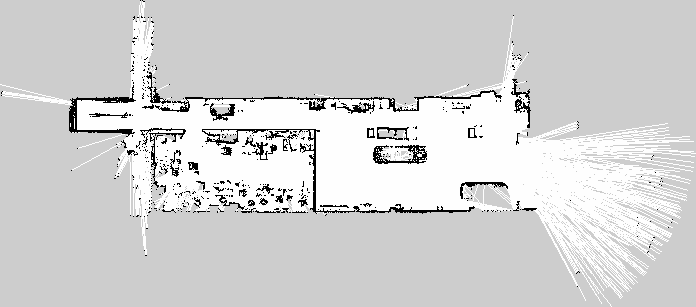
#> input picture resource/maps/DSS-multifloor-20260108-125209/jueying.pgm, 696 x 307 px, found by its file name
$ python adjust_map_scale.py
#> lines starting #> are read from the running program, lines starting #| are printed output that depends on the picture
import cv2
import numpy as np
import os
import json
import math
from PIL import Image

class CoordinateSystem:
    """Handles all coordinate transformations between world, pixel, and rotated frames."""

    @staticmethod
    def world_to_pixel(x, y, origin, resolution, height):
        """Converts world (x, y) to original image pixel (u, v)."""
        u = (x - origin[0]) / resolution
        v_bottom = (y - origin[1]) / resolution
        v_top = height - 1 - v_bottom
        return u, v_top

    @staticmethod
    def transform_pixel_to_rotated(u, v, old_size, new_size, angle_deg):
        """Transforms pixel (u, v) from original image to rotated image space."""
        angle_rad = math.radians(angle_deg)

        # Centers for rotation
        cx_old, cy_old = (old_size[0] - 1) / 2.0, (old_size[1] - 1) / 2.0
        cx_new, cy_new = (new_size[0] - 1) / 2.0, (new_size[1] - 1) / 2.0

        # Relative to old center
        du, dv = u - cx_old, v - cy_old

        # Rotation in v-down system (CCW)
        du_rot = du * math.cos(angle_rad) + dv * math.sin(angle_rad)
        dv_rot = -du * math.sin(angle_rad) + dv * math.cos(angle_rad)

        return du_rot + cx_new, dv_rot + cy_new

class MapEditor:
    """Handles image-level operations like rotation and scaling."""

    @staticmethod
    def rotate(input_path, degrees, fill_color=255):
        """Rotates map and returns the new path and image size."""
        if not os.path.exists(input_path): return None, None, None

        name, ext = os.path.splitext(input_path)
        output_path = f"{name}_rotated{ext}"

        print(f"Rotating map by {degrees} degrees...")
        with Image.open(input_path) as img:
            rotated_img = img.rotate(degrees, expand=True, fillcolor=fill_color)
            rotated_img.save(output_path)
            return output_path, img.size, rotated_img.size

class MapVisualizer:
    """Handles drawing waypoints, paths, and markers on maps."""

    def __init__(self, floor_colors=None):
        self.floor_colors = floor_colors or [
            [(250, 206, 135), (0, 165, 255)],  # Flr 0: Via, Inspect
            [(150, 255, 150), (0, 200, 0)],    # Flr 1: Via, Inspect
            [(200, 200, 255), (0, 0, 255)],    # Flr 2: Via, Inspect
            [(255, 200, 255), (200, 0, 200)],  # Flr 3: Via, Inspect
        ]

    # [25 lines left out: functions get_node_style, draw_marker, not called in this run]

    def draw_path(self, img, waypoints, coord_fn, color=(200, 200, 200)):
        """Draws lines between sequential waypoints."""
        for i in range(len(waypoints) - 1):
            p1, p2 = waypoints[i], waypoints[i+1]
            u1, v1 = coord_fn(p1['PosX'], p1['PosY'])
            u2, v2 = coord_fn(p2['PosX'], p2['PosY'])
            cv2.line(img, (int(u1), int(v1)), (int(u2), int(v2)), color, 2)

    def render_on_occupancy(self, map_path, waypoints, yaml_data, angle_deg, old_size):
        """Renders simulate_path style visualization on PGM/PNG occupancy maps."""
        img = cv2.imread(map_path)
        if img is None: return

        new_size = (img.shape[1], img.shape[0])
        origin, res = yaml_data['origin'], yaml_data['resolution']
        angle_rad = math.radians(angle_deg)

        def to_rot_pixel(x, y):
            u, v = CoordinateSystem.world_to_pixel(x, y, origin, res, old_size[1])
            return CoordinateSystem.transform_pixel_to_rotated(u, v, old_size, new_size, angle_deg)

        self.draw_path(img, waypoints, to_rot_pixel)

        for node in waypoints:
            u, v = to_rot_pixel(node['PosX'], node['PosY'])
            color = self.get_node_style(node)
            yaw = node.get('AngleYaw', 0) + angle_rad
            self.draw_marker(img, u, v, yaw, color)

        # Mark Origin
        u0, v0 = to_rot_pixel(0, 0)
        cv2.circle(img, (int(u0), int(v0)), 10, (0, 255, 0), -1)

        name, _ = os.path.splitext(map_path)
        output_path = f"{name}_style.webp"
        cv2.imwrite(output_path, img, [cv2.IMWRITE_WEBP_QUALITY, 90])
        print(f"Occupancy visualization saved to: {output_path}")

    # [37 lines left out: function render_on_layout, not called in this run]

def load_json(path):
    if not os.path.exists(path): return []
    with open(path, 'r') as f: return json.load(f)

def main():
    # Paths
    script_dir = os.path.dirname(os.path.abspath(__file__))
    project_root = os.path.dirname(script_dir)
    base_dir = os.path.join(project_root, "resource/maps/map1-nestle/")
    input_map = os.path.join(base_dir, "jueying.pgm")
    layout_map = os.path.join(base_dir, "Neatle-map-Layout.webp")
    combine_map = os.path.join(base_dir, "Nestle_map_combine.jpg")
    json_path = os.path.join(project_root, "resource/path/new-dry-full.json")

    # Parameters
    yaml_data = {'resolution': 0.05, 'origin': [-67.25, -243.55, 0.0]}
    layout_params = {'origin_pixel': (1960, 1530), 'resolution': 0.05}
    rotation_angle = 88

    # Example Robot Position [X, Y, Yaw]
    current_robot_pos = [10.0, -5.0, 0.0]

    # 1. Rotate Map
    editor = MapEditor()
    rotated_path, old_size, new_size = editor.rotate(input_map, rotation_angle)
#> in rotate, img is the input picture: PIL image 696x307 L; min 0, max 254, mean 211.3
#> in rotate, `rotated_img = img.rotate(degrees, expand=True, fillcolor=fill_color)`:
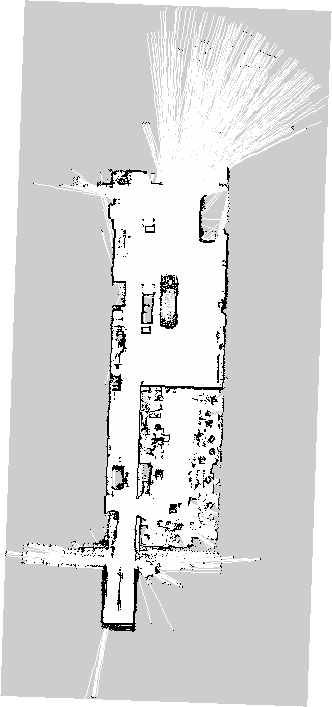
#> rotated_img: PIL image 332x707 L; min 0, max 255, mean 215.2
#> old_size = (696, 307); new_size = (332, 707)

    if rotated_path:
        # 2. Load Data
        waypoints = load_json(json_path)

        # 3. Visualize
        viz = MapVisualizer()
        viz.render_on_occupancy(rotated_path, waypoints, yaml_data, rotation_angle, old_size)

        # Visualize on Layout Maps (Layout with Robot Pos, Combine standard)
        if os.path.exists(layout_map):
            viz.render_on_layout(layout_map, waypoints,
                                layout_params['origin_pixel'],
                                layout_params['resolution'],
                                rotation_angle,)
                                # robot_pos=current_robot_pos)

        if os.path.exists(combine_map):
            viz.render_on_layout(combine_map, waypoints,
                                layout_params['origin_pixel'],
                                layout_params['resolution'],
                                rotation_angle)

if __name__ == "__main__":
    main()
